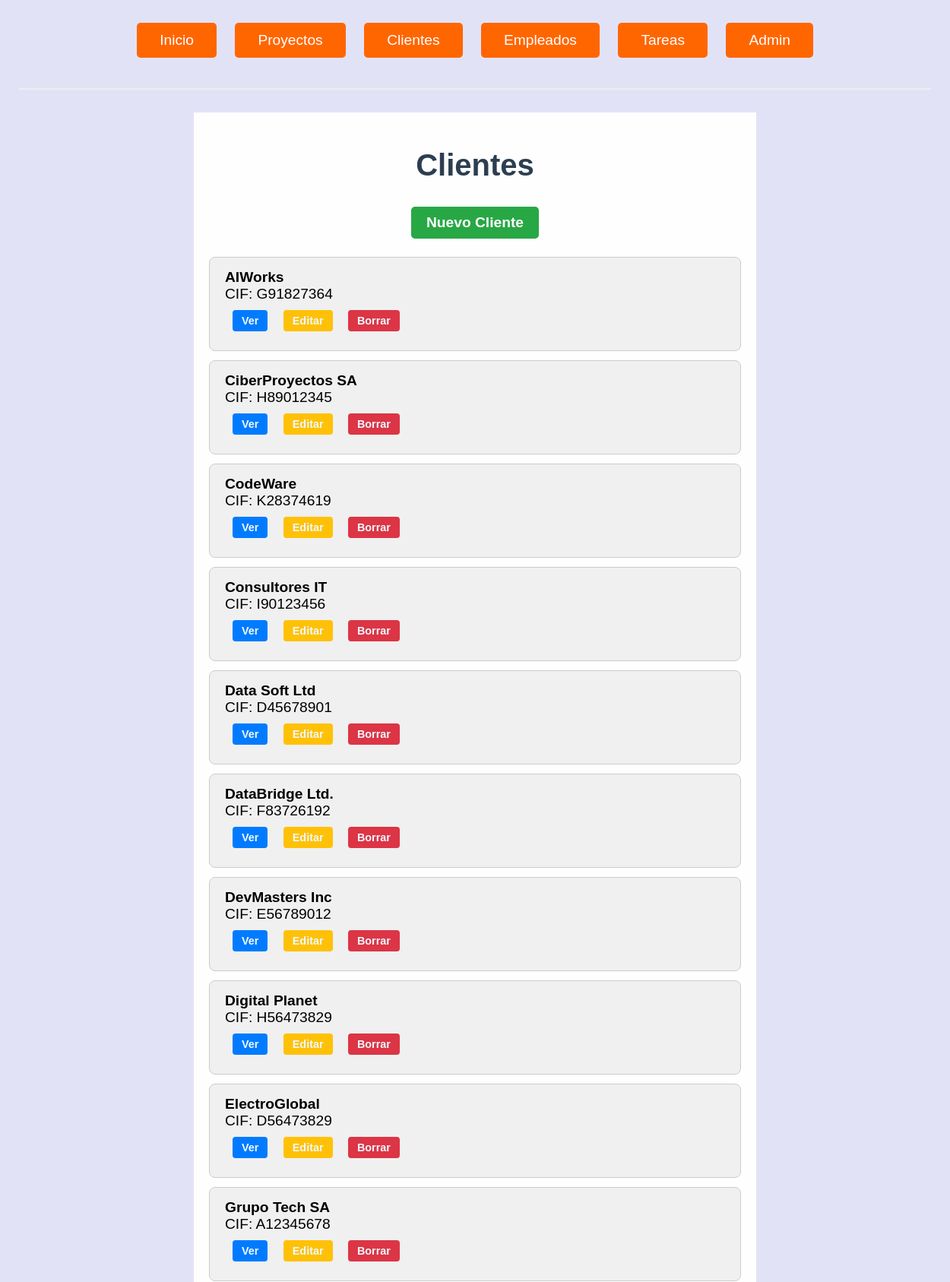
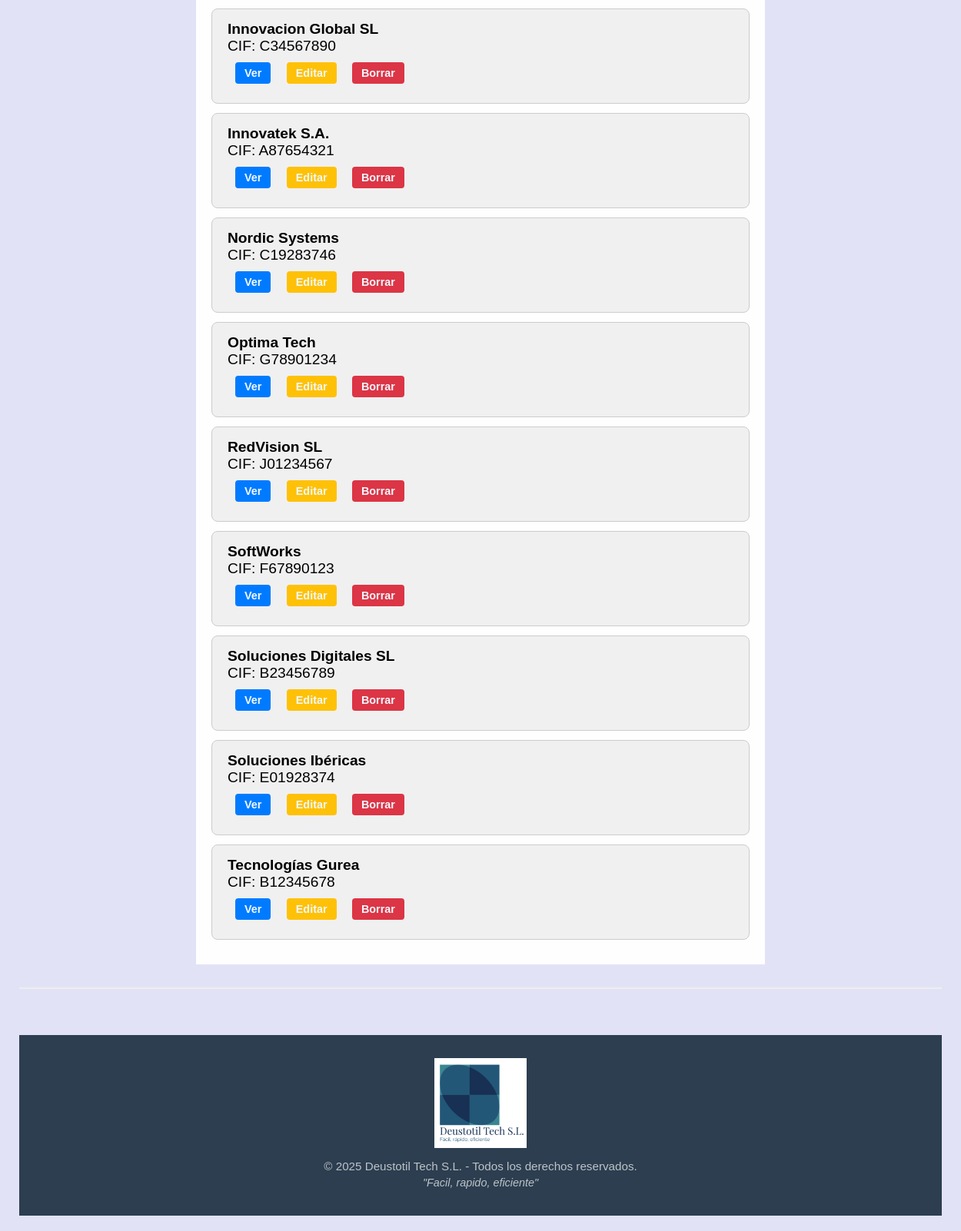
/clientes/, run on the app's committed database (2 pictures, top to bottom).
### gestion_produccion_G6/models.py (models this page shows, shortened)
class Cliente(models.Model):
    cif = models.CharField(max_length=10, unique=True)
    nombre = models.CharField(max_length=50)
    nacionalidad = models.CharField(max_length=50)

### gestion_produccion_G6/views.py (the view)
# urls.py: path('clientes/', views.ClienteListView.as_view(), name='cliente_list'),
class ClienteListView(ListView):
    model = Cliente
    template_name = 'cliente_list.html'
    context_object_name = 'clientes'
    ordering = ['nombre']
    def get_context_data(self, **kwargs):
        context = super().get_context_data(**kwargs)
        context = if_detail(self.request, context)
        context['origen']=self.request.session.get('origen',None)
        return context

### gestion_produccion_G6/views.py (called while the page is built)
def if_detail(request,context):
        volver = request.META.get('HTTP_REFERER')
        if volver:
            path = urlparse(volver).path
            if re.match(r".*/\d+/?$", path):
                context['volver'] = volver
        return context

### gestion_produccion_G6/templates/cliente_list.html (shortened to what this page needs)
{% extends "base.html" %}
{% load static %} {% block content %}
<h1>Clientes</h1>
<a href="{% url 'cliente_create' %}" class="boton_crear" >Nuevo Cliente</a>
<ul class="lista_general" id="lista_cliente">
  {% for cliente in clientes %}
  <ul class="lista" id={{cliente.pk}}>
   <li> <strong>{{ cliente.nombre }}</strong><br /></li>
    <li>CIF: {{ cliente.cif}}</li>
    <li id="botones{{ cliente.pk }}"><a href="{% url 'cliente_detail' cliente.pk %}" class="boton_ver"  data-pk={{cliente.pk}}>Ver</a>
    <a href="{% url 'cliente_update' cliente.pk %}" class="boton_editar"
      >Editar</a>
    <a href="{% url 'cliente_delete' cliente.pk %}" class="boton_eliminar"
      >Borrar</a></li>
  </ul>
  {% empty %}
  <li class="lista">No hay proyectos disponibles.</li>
  {% endfor %}
</ul>
{% endblock %}

### gestion_produccion_G6/static/CSS/general.css (style rules this page uses)
body { font-family: 'Arial', sans-serif; background-color: #e2e2f7; margin: 0; padding: 0; }
h1 { text-align: center; font-size: 2.5rem; color: #2c3e50; margin-bottom: 2rem; justify-content: center; }
a { text-decoration: none; padding: 12px 30px; font-size: 1.2rem; color: white; background-color: #007bff; border-radius: 5px; display: inline-block; margin: 10px; transition: all 0.3s ease; }
.boton_crear { display: block; width: fit-content; margin: 0 auto 1.5rem auto; background-color: #28a745; color: white; padding: 10px 20px; text-decoration: none; border-radius: 5px; font-weight: bold; }
.lista_general { list-style: none; padding: 0; max-width: 700px; margin: 0 auto; }
.lista { background-color: #f0f0f0; padding: 15px 20px; border: 1px solid #ccc; margin-bottom: 12px; border-radius: 8px; font-size: 1.2rem; list-style: none; }
.lista strong { font-size: 1.2rem; }
.boton_ver, .boton_editar, .boton_eliminar, .boton_cancelar, .boton_guardar, .boton_retrasada { display: inline-block; padding: 6px 12px; font-size: 0.9rem; border-radius: 4px; margin-right: 5px; text-decoration: none; color:aliceblue; font-weight: bold; }
.boton_ver { background-color: #007bff; }
.boton_editar { background-color: #ffc107; }
.boton_eliminar, .boton_retrasada { background-color: #dc3545; }

### data on the page
Cliente: nombre "AIWorks", cif "G91827364"
Cliente: nombre "CiberProyectos SA", cif "H89012345"
Cliente: nombre "CodeWare", cif "K28374619"
Cliente: nombre "Consultores IT", cif "I90123456"
Cliente: nombre "Data Soft Ltd", cif "D45678901"
Cliente: nombre "DataBridge Ltd.", cif "F83726192"
Cliente: nombre "DevMasters Inc", cif "E56789012"
Cliente: nombre "Digital Planet", cif "H56473829"
Cliente: nombre "ElectroGlobal", cif "D56473829"
Cliente: nombre "Grupo Tech SA", cif "A12345678"
Cliente: nombre "Innovacion Global SL", cif "C34567890"
Cliente: nombre "Innovatek S.A.", cif "A87654321"
Cliente: nombre "Nordic Systems", cif "C19283746"
Cliente: nombre "Optima Tech", cif "G78901234"
Cliente: nombre "RedVision SL", cif "J01234567"
Cliente: nombre "SoftWorks", cif "F67890123"
Cliente: nombre "Soluciones Digitales SL", cif "B23456789"
Cliente: nombre "Soluciones Ibéricas", cif "E01928374"
Cliente: nombre "Tecnologías Gurea", cif "B12345678"
